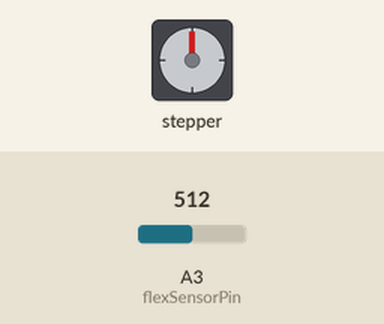
Recording of a sketch running on a simulated Arduino Uno, built with avr-gcc and run on an emulated ATmega328P. On the bench: stepper motor. The inputs (shaded band) are chosen by the test bench; at power-on: A3 (flexSensorPin) = 512. Stepper angles assume 200 steps per turn.

Above: at 2.8 s.
2.9 s: A3 (flexSensorPin) set to 971
7.2 s: A3 (flexSensorPin) set to 995
At 9.37 s:
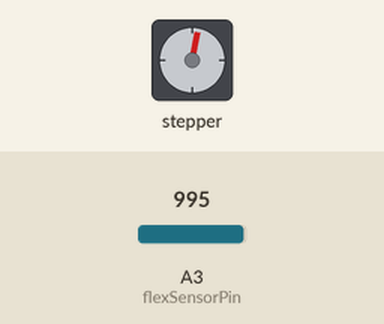
At 10.01 s:
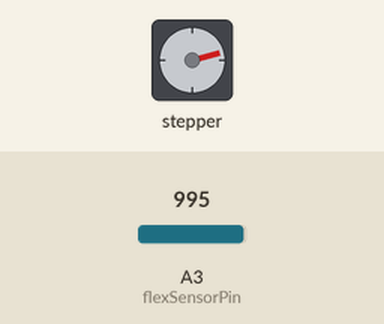
11.6 s: A3 (flexSensorPin) set to 955
At 11.92 s:
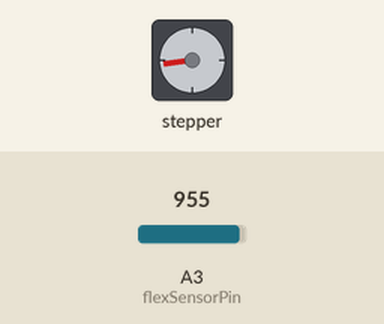
Timing chart, 0 to 18.7 s (numbered marks = the images above; inputs shaded):
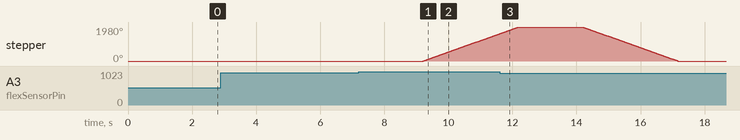

The sketch:

Exoarm_Stepper_Code.ino
```cpp
#include <AccelStepper.h>

// Defines the pins for stepper motor control
const int dirPin = 2;  // Direction pin
const int stepPin = 3; // Steps pin

// Setup for the stepper motor using a driver that requires a step and a direction pin
#define motorInterfaceType 1
#define flexSensorPin A3 // Analog pin connected to the flex sensor

// Creates an instance of the AccelStepper class to control the stepper motor
AccelStepper myStepper(motorInterfaceType, stepPin, dirPin);

// Flex sensor reading boundaries, these are subject to change depending on your flex sensors make and model
//It is recommended you run the program once with your flex sensor and replace these values depending on your bent and unbent values.
const int flexMin = 965;  // Minimum reading (fully bent)
const int flexMax = 980; // Maximum reading (fully unbent)

// MultiStepper allows multiple stepper motors to be synchronized
//This function is not used in this code, but if you wish to add more stepper motors for different joints you will need this library (otherwise you can remove it)
MultiStepper steppersControl;

void setup() {
  // Initialize the stepper motor's maximum speed
  myStepper.setMaxSpeed(400); // Maximum steps per second

  // Add the stepper to the MultiStepper control, only one stepper is used here
  steppersControl.addStepper(myStepper);
}

void loop() {
  // Reads the current value from the flex sensor
  int flexValue = analogRead(flexSensorPin);

  // Array to hold target position for the stepper motor
  long movetoposition[1];

  // Checks if the flex sensor value is bent
  if (flexValue > flexMin && flexValue > flexMax){
    delay(2000); // Delay for 2 seconds to debounce/stabilize sensor reading (ensuring the action was deliberate)
    // Recheck the condition to confirm the reading was a true/deliberate input
    if (flexValue > flexMin && flexValue > flexMax){
      movetoposition[0] = 1100;  // Sets the target position to 1100 steps
      steppersControl.moveTo(movetoposition); // Move to the specified position
      steppersControl.runSpeedToPosition(); // Execute the movement at previously set speed in line 25
    }
  // Checks if the flex sensor is unbent/straight
  } else if (flexValue < flexMin && flexValue < flexMax){
    delay(2000); // Delay for stabilization once again
    // Confirm the condition as shown previously
    if (flexValue < flexMin && flexValue < flexMax){
      movetoposition[0] = 0; // Set target position to 0 steps (reset position)
      steppersControl.moveTo(movetoposition); // Move to the specified position
      steppersControl.runSpeedToPosition(); // Execute the movement
    }
  }

  // Print the current flex sensor value and the stepper motor's position to the Serial Monitor
  //This will be where you get your flex sensor values from to change flexMin and flexMax
  Serial.print("Flex Sensor Value: ");
  Serial.print(flexValue);
  Serial.print(" - Motor Position: ");
  Serial.println(myStepper.currentPosition());
}
```

Measured:
- the behaviour switches between 980 and 981 on A3 (flexSensorPin) (found by bisection; images 0 and 1)
- after the input at 2.9 s, every drawn part: stays the same
- after the input at 7.2 s, stepper: keeps turning clockwise at about 669°/s, starting after 2.0 s
